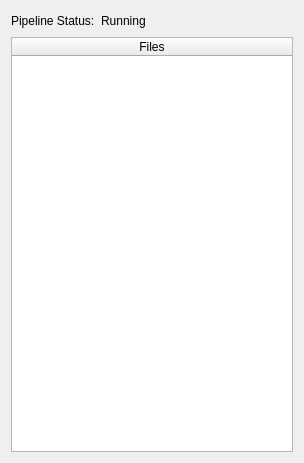
<?xml version="1.0" encoding="UTF-8"?>
<ui version="4.0">
 <class>Form</class>
 <widget class="QWidget" name="Form">
  <property name="geometry">
   <rect>
    <x>0</x>
    <y>0</y>
    <width>304</width>
    <height>463</height>
   </rect>
  </property>
  <property name="windowTitle">
   <string>Form</string>
  </property>
  <layout class="QVBoxLayout" name="verticalLayout_2">
   <item>
    <layout class="QHBoxLayout" name="horizontalLayout_2">
     <item>
      <widget class="QLabel" name="label_2">
       <property name="text">
        <string>Pipeline Status:</string>
       </property>
      </widget>
     </item>
     <item>
      <widget class="QLabel" name="lbStatus">
       <property name="text">
        <string>Running</string>
       </property>
      </widget>
     </item>
     <item>
      <spacer name="horizontalSpacer">
       <property name="orientation">
        <enum>Qt::Horizontal</enum>
       </property>
       <property name="sizeHint" stdset="0">
        <size>
         <width>40</width>
         <height>20</height>
        </size>
       </property>
      </spacer>
     </item>
    </layout>
   </item>
   <item>
    <layout class="QHBoxLayout" name="horizontalLayout">
     <item>
      <widget class="QTreeWidget" name="treeWidget">
       <property name="sizePolicy">
        <sizepolicy hsizetype="Preferred" vsizetype="Expanding">
         <horstretch>0</horstretch>
         <verstretch>0</verstretch>
        </sizepolicy>
       </property>
       <column>
        <property name="text">
         <string>Files</string>
        </property>
        <property name="textAlignment">
         <set>AlignCenter</set>
        </property>
       </column>
      </widget>
     </item>
    </layout>
   </item>
  </layout>
 </widget>
 <resources/>
 <connections/>
</ui>
